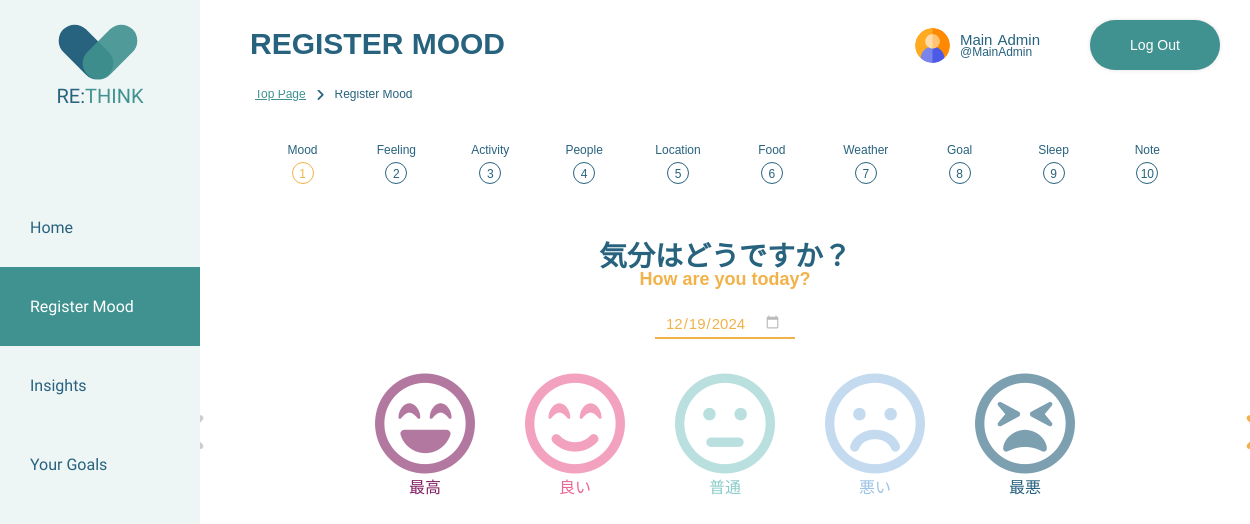
Screenshot of /rethink/user/mood/register_mood.php (signed in) with the database file from the repository.
### tables this page shows
CREATE TABLE `users` (
  `UserID` int(11) NOT NULL,
  `FirstName` varchar(50) NOT NULL,
  `LastName` varchar(50) NOT NULL,
  `Username` varchar(30) DEFAULT NULL,
  `Email` varchar(50) NOT NULL,
  `Password` varchar(30) NOT NULL,
  `Role` varchar(1) NOT NULL,
  `Created` date DEFAULT NULL,
  `profileImg` varchar(100) DEFAULT NULL
);

CREATE TABLE `moods` (
  `MoodID` int(11) NOT NULL,
  `MoodName` varchar(30) NOT NULL,
  `JapaneseMoodName` varchar(30) DEFAULT NULL,
  `moodEmoji` varchar(255) DEFAULT NULL,
  `moodEmojiColor` varchar(255) DEFAULT NULL
);

### rethink/server-side/shared/check_login.php (called while the page is built, shortened)
<?php
function check_login($con) {
	if(isset($_SESSION['UserID']))
	{
		$id = $_SESSION['UserID'];
		$query = "SELECT * FROM users WHERE UserID = '$id' limit 1";
		$result = mysqli_query($con,$query);
		if ($result && mysqli_num_rows($result) > 0) {
			$user_data = mysqli_fetch_assoc($result);
			return $user_data;
		}
	}
	die;
}

### rethink/user/mood/register_mood.php (the view, shortened to what this page needs)
<?php
include(BASE_PATH . "connections.php");
include(BASE_PATH . "check_login.php");
include(BASE_PATH . "header/user_layout.php");
$userData = check_login($con);
$queryRetrieveMoods = mysqli_query($con,"SELECT * FROM Moods");
$totalMoods = mysqli_num_rows($queryRetrieveMoods);
if(!empty($_POST['sendDateNext'])){
    $date = $_POST['sendDateNext'];
} else {
    $date = date("Y-m-d");
}
$todayDate = date("Y-m-d");
?>
<!DOCTYPE html>
<html lang="en">
    <head>
        <?php includeHeadAssets(); ?>
    </head>
    <body>
        <header class="sidebar-navigation mood-register-navigation">
            <?php renderUserNavigation();  ?>
        </header>
        <?php renderUserHeaderWithLogout($userData);?>
        <div class="main-wrapper">
            <h2>Register Mood</h2>
            <div class="breadcrumbs">
                <a href="../user_home.php"><p>Top Page</p></a>
                <i class="fa-solid fa-angle-right fa-sm"></i>
                <p class="bread-active">Register Mood</p>
            </div>
            <section class="multi-step-progress-wrapper">
                <div id="stepProgressBar">
                    <div class="progress-step" id="step1">
                        <p class="progress-step-text current-step">Mood</p>
                        <div class="progress-step-bullet current-bullet"><p>1</p></div>
                    </div>
                    <div class="progress-step" id="step2">
                        <p class="progress-step-text">Feeling</p>
                        <div class="progress-step-bullet"><p>2</p></div>
                    </div>
                    <div class="progress-step" id="step3">
                        <p class="progress-step-text">Activity</p>
                        <div class="progress-step-bullet"><p>3</p></div>
                    </div>
                    <div class="progress-step" id="step4">
                        <p class="progress-step-text">People</p>
                        <div class="progress-step-bullet"><p>4</p></div>
                    </div>
                    <div class="progress-step"  id="step5">
                        <p class="progress-step-text">Location</p>
                        <div class="progress-step-bullet"><p>5</p></div>
                    </div>
                    <div class="progress-step" id="step6">
                        <p class="progress-step-text">Food</p>
                        <div class="progress-step-bullet"><p>6</p></div>
                    </div>
                    <div class="progress-step" id="step7">
                        <p class="progress-step-text">Weather</p>
                        <div class="progress-step-bullet"><p>7</p></div>
                    </div>
                    <div class="progress-step" id="step8">
                        <p class="progress-step-text">Goal</p>
                        <div class="progress-step-bullet"><p>8</p></div>
                    </div>
                    <div class="progress-step" id="step9">
                        <p class="progress-step-text">Sleep</p>
                        <div class="progress-step-bullet"><p>9</p></div>
                    </div>
                    <div class="progress-step" id="step10">
                        <p class="progress-step-text">Note</p>
                        <div class="progress-step-bullet"><p>10</p></div>
                    </div>
                </div>
            </section>
            <section class="mood-registration-wrapper" id="slider">
                <div class="mood-registration-slider">
                    <button id="previous-slide-button" class="previous-slide-button" onclick="previousSlide()" disabled><i class="fa-solid fa-angles-left" ></i></button>
                    <button id="next-slide-button" class="next-slide-button" onclick="nextSlide()"><i class="fa-solid fa-angles-right"></i></button>
                    <form action="../../server-side/user/update_daily_tracking.php" method="post" name="myForm">
                        <div class="slide">
                            <section class="mood-selector-step">
                                <h3>
                                    <span class="japanese-title">気分はどうですか？</span>
                                    <span class="english-title">How are you today?</span>
                                </h3>
                                <div class="date-selector">
                                    <input type="date" name="date-selector" class="date-input" max="<?php echo $todayDate;?>" value="<?php echo $date; ?>">
                                </div>
                                <div class="mood-selector">
                                    <?php
                                    for ($moodID = 1; $moodID <= $totalMoods; $moodID++) {
                                        $moodQuery = "SELECT * FROM moods WHERE MoodID = $moodID";
                                        $moodResult = mysqli_query($con,$moodQuery);
                                        $moodData = mysqli_fetch_assoc($moodResult); ?>
                                        <div class="mood-option" id="mood<?php echo $moodData['MoodID'];?>">
                                            <label for="selected-mood<?php echo $moodData['MoodName'];?>">
                                                <p class="mood-emoji" id="mood-emoji<?php echo $moodData['MoodID'];?>">
                                                    <?php
                                                    if (!empty($selectedMoodID)) {
                                                        if ($selectedMoodID == $moodData['MoodID']) {
                                                            echo $moodData['moodEmojiColor'];
                                                        } else {
                                                            echo $moodData['moodEmoji'];
                                                        }
                                                    } else {
                                                            echo $moodData['moodEmoji'];
                                                    }
                                                    ?>
                                                </p>
                                                <p class="mood-label" id="mood-text<?php echo $moodData['MoodID'];?>">
                                                    <span class="japanese-mood-name"><?php echo htmlspecialchars($moodData['JapaneseMoodName']);?></span>
                                                </p>
                                            </label>
                                        </div>
                                    <?php } ?>
                                </div>
                            </section>
                        </div>
                    </form>
                </div>
            </section>
        </div>
    </body>
</html>

### rethink/server-side/shared/header/user_layout.php (shortened to what this page needs)
<?php
function hsc($hsc)
{
	return htmlspecialchars($hsc, ENT_QUOTES);
}
function includeHeadAssets() {
    echo '
        <meta charset="utf-8">
        <title>RE:THINK</title>
        <script src="https://kit.fontawesome.com/4f1988a159.js"></script>
        <link rel="preconnect" href="https://fonts.googleapis.com">
        <link rel="preconnect" href="https://fonts.gstatic.com" crossorigin>
        <link href="https://fonts.googleapis.com/css2?family=Gudea&display=swap" rel="stylesheet">
        <link rel="stylesheet" href="' . BASE_URL . './assets/css/shared.css">
        <link rel="stylesheet" href="' . BASE_URL . './assets/css/user.css">
        ';
}
function renderUserNavigation() {
    echo "
        <nav>
            <a href='" . BASE_URL . "user/user_home.php'>
                <div class='heart-header'>
                    <div class='heart'>
                        <div class='heart-left'></div>
                        <div class='heart-right'></div>
                    </div>
                    <div class='name-header'>RE:<span>THINK</span></div>
                </div>
            </a>
            <ul class='navigation-user'>
                <a href='" . BASE_URL . "user/user_home.php' class='index-active'>
                    <li class='hover-underline-animation'>Home</li>
                </a>
                <a href='" . BASE_URL . "user/mood/register_mood.php' class='mood-register-active'>
                    <li class='hover-underline-animation'>Register Mood</li>
                </a>
                <a href='" . BASE_URL . "user/tracking_insights/insights.php' class='insights-active'>
                    <li class='hover-underline-animation'>Insights</li>
                </a>
                <a href='" . BASE_URL . "user/goals/display_user_goals.php' class='goals-active'>
                    <li class='hover-underline-animation'>Your Goals</li>
                </a>
            </ul>
        </nav>
    ";
}
function renderUserHeaderWithLogout($user_data){
    echo "
        <div class='top-header'>
            <a href='" . BASE_URL . "user/user_profile/my_page.php'>
                <div class='header-display'>
                    <div class='header-icon'>
                        <img src='" . BASE_URL . "assets/user-img/" .hsc($user_data['profileImg'])."' alt='User Profile Image'>
                    </div>
                    <div class='header-name-wrapper'>
                        <div class='header-name'>
                            <p class='first-name'>" .hsc($user_data['FirstName'])."</p>
                            <p class='last-name'>" .hsc($user_data['LastName'])."</p>
                        </div>
                        <div class='header-title'>
                            <p>@" .hsc($user_data['Username'])."</p>
                        </div>
                    </div>
                </div>
            </a>
            <a href='". BASE_URL . "server-side/shared/logout.php'>
                <div class='logout-sticky'>Log Out</div>
            </a>
        </div>
    ";
}
?>

### rows the page displays
users: profileImg (picture), FirstName "Main", LastName "Admin", Username "MainAdmin"
moods: JapaneseMoodName "最高"
moods: JapaneseMoodName "良い"
moods: JapaneseMoodName "普通"
moods: JapaneseMoodName "悪い"
moods: JapaneseMoodName "最悪"
